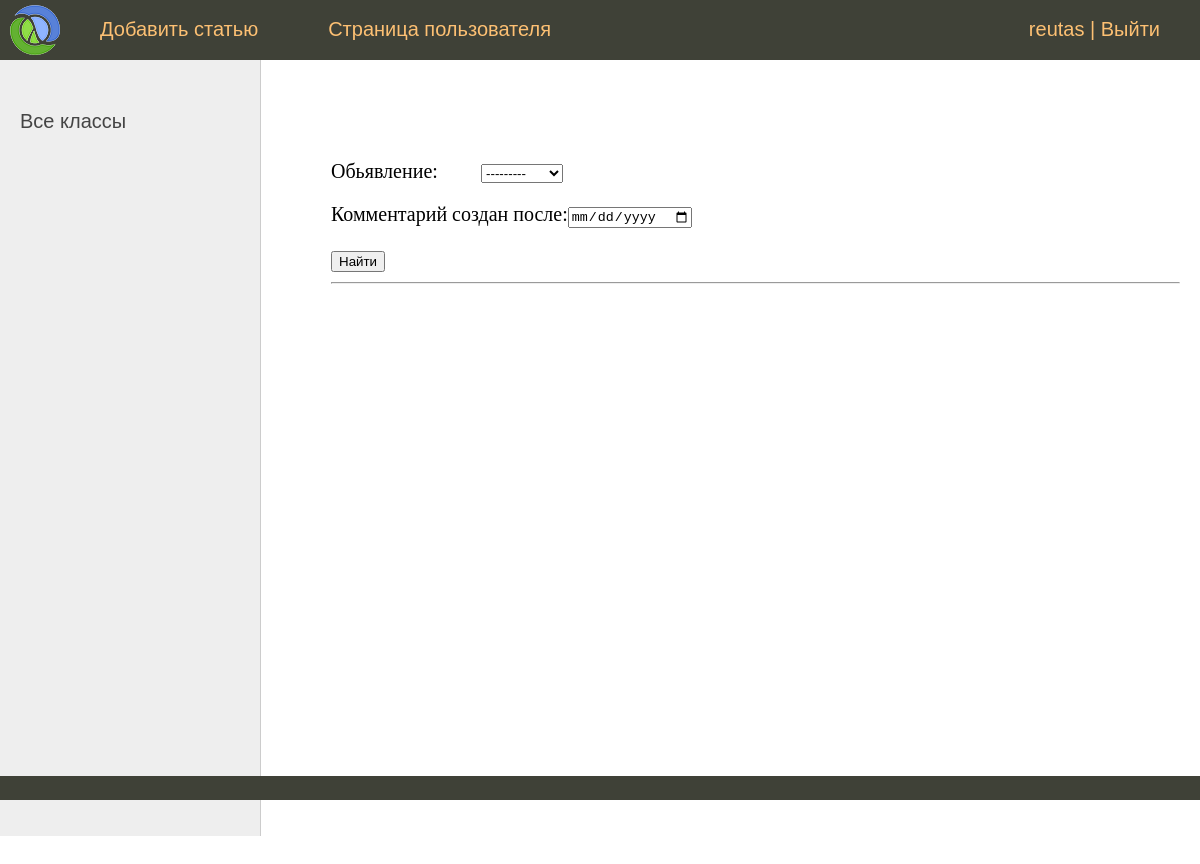
Page /user_page/ (signed in) on the earlier database version.
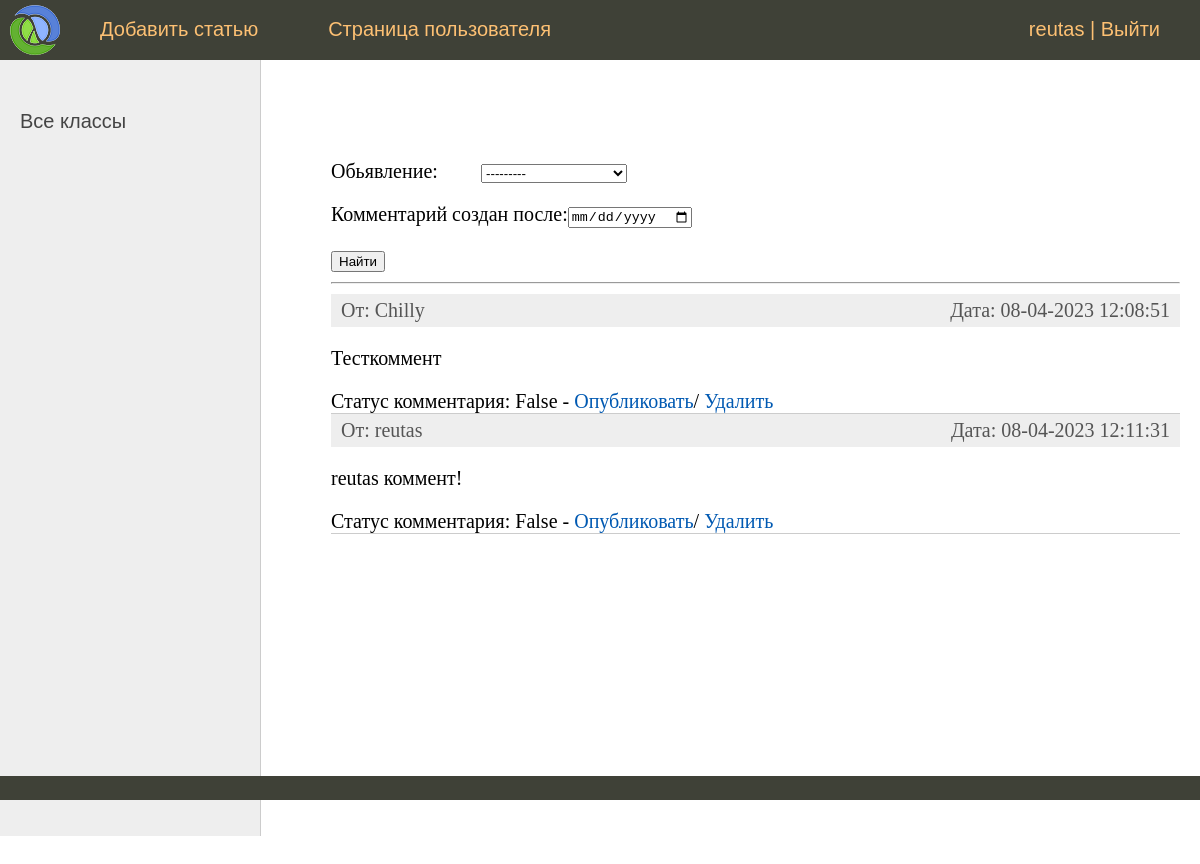
Same page on the later database version.
### ads/models.py (models this page shows)
class Comment(models.Model):
    post = models.ForeignKey(Post, on_delete=models.CASCADE, related_name='comments_post')
    user = models.ForeignKey(User, on_delete=models.CASCADE)
    text = models.CharField(max_length=255)
    time_in = models.DateTimeField(auto_now_add=True)
    status = models.BooleanField(default=False)
    objects = CommentStatusFilter()

### ads/views.py (the view)
# urls.py: path('user_page/', UserPage.as_view(), name='user_page'),
class UserPage(LoginRequiredMixin, ListView):
    model = Comment
    template_name = 'user_page.html'
    context_object_name = 'comments'
    ordering = '-time_in'
    paginate_by = 10
    def get_queryset(self):
        queryset = super().get_queryset()
        self.filterset = CommentFilter(self.request.GET, kwarg_I_want_to_pass=self.request.user.id, queryset=queryset)
        return self.filterset.qs
    def get_context_data(self, **kwargs):
        context = super().get_context_data(**kwargs)
        context['menu'] = menu
        context['title'] = 'Страница пользователя'
        context['filterset'] = self.filterset
        return context

### ads/models.py (called while the page is built)
    def __str__(self):
        return self.article

    def get_queryset(self):
        return super().get_queryset().filter(Q(status=False, user=get_current_user()) | Q(status=False,
post__user=get_current_user()) | Q(status=True))

### templates/user_page.html (shortened to what this page needs)
{% extends "base.html" %}
{% load custom_tags %}
{% block content %}
   <form action="" method="get">
{% for f in filterset.form %}
<p><label class="form-label" for="{{ f.id_for_label }}">{{f.label}}: </label>{{ f }}</p>
{% endfor %}
       <input type="submit" value="Найти" />
   </form>
<hr>
<ul class="list-articles">
	{% for c in comments %}
			<li><div class="article-panel">
	<p class="first">От: {{c.user }}</p>
	<p class="last">Дата: {{c.time_in|date:"d-m-Y H:i:s" }}</p>
</div>
	{% autoescape on %}
	{{c.text|linebreaks|truncatewords:50}}
	Статус комментария: {{c.status }} -
				{% if  c.status != True %}
	<a href="{% url 'edit_comment_status' c.id %}">Опубликовать</a>/
				{% endif %}
	<a href="{% url 'delete_comment' c.id %}">Удалить</a>
	{% endautoescape %}
			</li>
	{% endfor %}
</ul>
{% endblock %}

### templates/base.html (shortened to what this page needs)
{% load static %}
{% load custom_tags %}
<!DOCTYPE html>
<html>
<head>
	<link type="text/css" href="{% static 'css/styles.css' %}" rel="stylesheet" />
</head>
<body>
<table class="table-page" border=0 cellpadding="0" cellspacing="0">
<tr><td valign=top>
{% block mainmenu %}
		<div class="header">
			<ul id="mainmenu" class="mainmenu">
			<li class="logo"><a href="{% url 'post_list' %}"><div class="logo"></div></a></li>
{% for m in menu %}
			<li><a href="{% url m.url_name %}">{{m.title}}</a></li>
{% endfor %}
				{% if request.user.is_authenticated %}
				<li class="last"> {{user.username}} | <a href="{% url 'logout' %}">Выйти</a></li>
				{% else %}
				<li class="last"><a href="{% url 'register' %}">Регистрация</a> | <a href="{% url 'login' %}">Войти</a></li>
				{% endif %}
			</ul>
		</div>
{% endblock mainmenu %}
<table class="table-content" border=0 cellpadding="0" cellspacing="0">
<tr>
	<td valign="top" class="left-chapters">
	<ul id="leftchapters">
{% if cat_selected == 0 %}
		<li class="selected">Классы</li>
{% else %}
		<li><a href="{% url 'post_list' %}">Все классы</a></li>
{% endif %}
	</ul>
</td>
<td valign="top" class="content">
	<div class="content-text">
{% block content %}
{% endblock %}
	</div>
</td></tr></table>
</td></tr>
<tr><td valign=top>
	<div id="footer">
	</div>
</td></tr></table>
</body>
</html>

Differences in the rows shown:
added Comment: user "Chilly", time_in "08-04-2023 12:08:51", text "Тесткоммент", status "False", shows "Опубликовать"
added Comment: user "reutas", time_in "08-04-2023 12:11:31", text "reutas коммент!", status "False", shows "Опубликовать"
